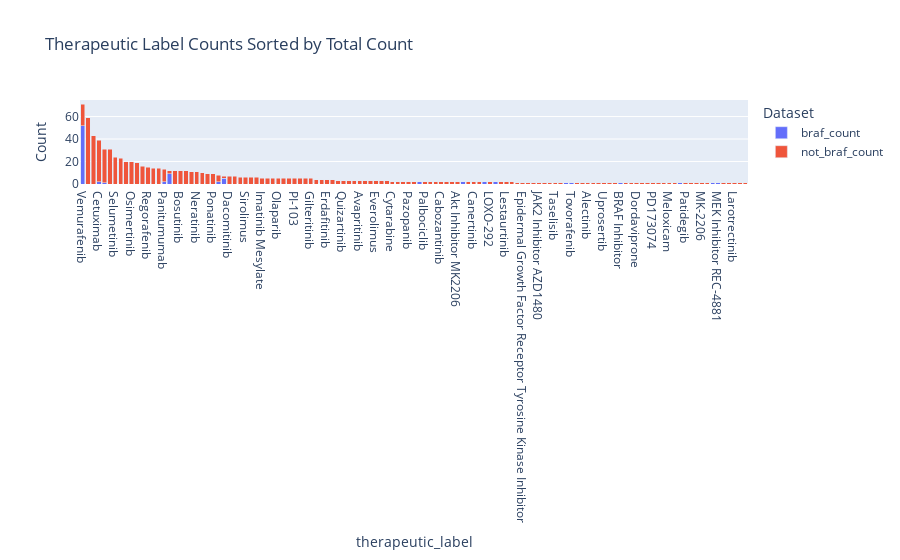

Notebook code for this chart:
### Code cell
import pandas as pd
import plotly.express as px

# Assuming 'combined_df' is already created as before

# Add a new column for the total counts
combined_df['total_count'] = combined_df[['braf_count', 'general_count', 'not_braf_count']].sum(axis=1)

# Sort the DataFrame by the total counts in ascending order
sorted_df = combined_df.sort_values('total_count', ascending=False)

# Create a bar plot for each therapeutic label count
fig = px.bar(sorted_df, x='therapeutic_label', y=['braf_count', 'not_braf_count'], 
             title='Therapeutic Label Counts Sorted by Total Count',
             labels={'value': 'Count', 'variable': 'Dataset'},
             barmode='stack')

# Show the figure
fig.show()

### Figure 1 — Plotly figure (JSON) as saved in the notebook; plotly's stock layout.template omitted (floating-point values rounded to 4 significant figures)
{"data": [{"alignmentgroup": "True", "hovertemplate": "Dataset=braf_count<br>therapeutic_label=%{x}<br>Count=%{y}<extra></extra>", "legendgroup": "braf_count", "marker": {"color": "#636efa", "pattern": {"shape": ""}}, "name": "braf_count", "offsetgroup": "braf_count", "orientation": "v", "showlegend": true, "textposition": "auto", "type": "bar", "x": ["Vemurafenib", "Erlotinib", "Imatinib", "Cetuximab", "Pictilisib", "Gefitinib", "Selumetinib", "Dasatinib", "Sunitinib", "Osimertinib", "Afatinib", "Melphalan", "Regorafenib", "Crizotinib", "MDM2 Inhibitor AMGMDS3", "Panitumumab", "Trametinib", "Doxorubicin", "Bosutinib", "Nilotinib", "Lapatinib", "Neratinib", "Ivosidenib", "Trastuzumab Deruxtecan", "Ponatinib", "Sorafenib", "Dabrafenib", "Dacomitinib", "Trastuzumab", "Ceritinib", "Sirolimus", "Tazemetostat", "Ibrutinib", "Imatinib Mesylate", "Hormone Therapy", "Crenolanib", "Olaparib", "Olutasidenib", "Dactolisib", "PI-103", "Ruxolitinib", "Trastuzumab Emtansine", "Gilteritinib", "Venetoclax", "Vismodegib", "Erdafitinib", "Cisplatin", "Enasidenib", "Quizartinib", "Lorlatinib", "Rociletinib", "Avapritinib", "TAE684", "Temozolomide", "Everolimus", "Midostaurin", "Pembrolizumab", "Cytarabine", "PU-H71", "Fluorouracil", "Pazopanib", "PF-06747775", "Oxaliplatin", "Palbociclib", "Capivasertib", "EGF816", "Cabozantinib", "Sotorasib", "Apitolisib", "Akt Inhibitor MK2206", "U0126", "Adagrasib", "Canertinib", "AGI-5198", "Irinotecan", "LOXO-292", "Encorafenib", "Motesanib", "Lestaurtinib", "Izorlisib", "Olmutinib", "Epidermal Growth Factor Receptor Tyrosine Kinase Inhibitor", "Staurosporine", "Aromatase Inhibitor", "JAK2 Inhibitor AZD1480", "Tandutinib", "Tanespimycin", "Taselisib", "Therapeutic Tumor Infiltrating Lymphocytes", "Bleomycin", "Tovorafenib", "Amrubicin", "Alpelisib", "Alectinib", "FLT3/ABL/Aurora Kinase Inhibitor KW-2449", "Idelalisib", "Uprosertib", "Fedratinib", "Abemaciclib", "BRAF Inhibitor", "Savolitinib", "Selpercatinib", "Dordaviprone", "Omacetaxine", "Divarasib", "PD173074", "Entrectinib", "PLX4720", "Meloxicam", "MTOR Kinase Inhibitor AZD8055", "Cobimetinib", "Patidegib", "MTOR Inhibitor", "Peginterferon Alfa-2b", "MK-2206", "Pemigatinib", "MEK Inhibitor RO4987655", "MEK Inhibitor REC-4881", "AZD3463", "Letrozole", "Larotrectinib", "SU11274", "Futuximab/Modotuximab Mixture"], "xaxis": "x", "y": [52, 0, 0, 2, 1, 0, 0, 0, 0, 0, 0, 0, 0, 0, 0, 2, 9, 0, 0, 0, 0, 0, 0, 0, 0, 2, 5, 0, 0, 0, 0, 0, 0, 0, 0, 0, 0, 0, 0, 0, 0, 0, 0, 0, 0, 0, 0, 0, 0, 0, 0, 0, 0, 0, 0, 0, 0, 0, 0, 0, 0, 0, 2, 0, 0, 0, 0, 0, 0, 0, 2, 0, 0, 0, 2, 0, 2, 0, 0, 0, 0, 0, 0, 0, 0, 0, 0, 0, 0, 1, 1, 0, 0, 0, 0, 0, 0, 0, 0, 1, 0, 0, 0, 0, 0, 0, 0, 0, 0, 0, 1, 0, 0, 0, 0, 0, 1, 1, 0, 0, 0, 0, 0], "yaxis": "y"}, {"alignmentgroup": "True", "hovertemplate": "Dataset=not_braf_count<br>therapeutic_label=%{x}<br>Count=%{y}<extra></extra>", "legendgroup": "not_braf_count", "marker": {"color": "#EF553B", "pattern": {"shape": ""}}, "name": "not_braf_count", "offsetgroup": "not_braf_count", "orientation": "v", "showlegend": true, "textposition": "auto", "type": "bar", "x": ["Vemurafenib", "Erlotinib", "Imatinib", "Cetuximab", "Pictilisib", "Gefitinib", "Selumetinib", "Dasatinib", "Sunitinib", "Osimertinib", "Afatinib", "Melphalan", "Regorafenib", "Crizotinib", "MDM2 Inhibitor AMGMDS3", "Panitumumab", "Trametinib", "Doxorubicin", "Bosutinib", "Nilotinib", "Lapatinib", "Neratinib", "Ivosidenib", "Trastuzumab Deruxtecan", "Ponatinib", "Sorafenib", "Dabrafenib", "Dacomitinib", "Trastuzumab", "Ceritinib", "Sirolimus", "Tazemetostat", "Ibrutinib", "Imatinib Mesylate", "Hormone Therapy", "Crenolanib", "Olaparib", "Olutasidenib", "Dactolisib", "PI-103", "Ruxolitinib", "Trastuzumab Emtansine", "Gilteritinib", "Venetoclax", "Vismodegib", "Erdafitinib", "Cisplatin", "Enasidenib", "Quizartinib", "Lorlatinib", "Rociletinib", "Avapritinib", "TAE684", "Temozolomide", "Everolimus", "Midostaurin", "Pembrolizumab", "Cytarabine", "PU-H71", "Fluorouracil", "Pazopanib", "PF-06747775", "Oxaliplatin", "Palbociclib", "Capivasertib", "EGF816", "Cabozantinib", "Sotorasib", "Apitolisib", "Akt Inhibitor MK2206", "U0126", "Adagrasib", "Canertinib", "AGI-5198", "Irinotecan", "LOXO-292", "Encorafenib", "Motesanib", "Lestaurtinib", "Izorlisib", "Olmutinib", "Epidermal Growth Factor Receptor Tyrosine Kinase Inhibitor", "Staurosporine", "Aromatase Inhibitor", "JAK2 Inhibitor AZD1480", "Tandutinib", "Tanespimycin", "Taselisib", "Therapeutic Tumor Infiltrating Lymphocytes", "Bleomycin", "Tovorafenib", "Amrubicin", "Alpelisib", "Alectinib", "FLT3/ABL/Aurora Kinase Inhibitor KW-2449", "Idelalisib", "Uprosertib", "Fedratinib", "Abemaciclib", "BRAF Inhibitor", "Savolitinib", "Selpercatinib", "Dordaviprone", "Omacetaxine", "Divarasib", "PD173074", "Entrectinib", "PLX4720", "Meloxicam", "MTOR Kinase Inhibitor AZD8055", "Cobimetinib", "Patidegib", "MTOR Inhibitor", "Peginterferon Alfa-2b", "MK-2206", "Pemigatinib", "MEK Inhibitor RO4987655", "MEK Inhibitor REC-4881", "AZD3463", "Letrozole", "Larotrectinib", "SU11274", "Futuximab/Modotuximab Mixture"], "xaxis": "x", "y": [19, 59, 43, 37, 30, 31, 24, 23, 20, 20, 19, 16, 15, 14, 14, 11, 3, 12, 12, 12, 11, 11, 10, 9, 9, 6, 2, 7, 7, 6, 6, 6, 6, 5, 5, 5, 5, 5, 5, 5, 5, 5, 5, 4, 4, 4, 4, 3, 3, 3, 3, 3, 3, 3, 3, 3, 3, 2, 2, 2, 2, 2, 0, 2, 2, 2, 2, 2, 2, 2, 0, 2, 2, 2, 0, 2, 0, 2, 2, 2, 1, 1, 1, 1, 1, 1, 1, 1, 1, 0, 0, 1, 1, 1, 1, 1, 1, 1, 1, 0, 1, 1, 1, 1, 1, 1, 1, 1, 1, 1, 0, 1, 1, 1, 1, 1, 0, 0, 1, 1, 1, 1, 1], "yaxis": "y"}], "layout": {"barmode": "stack", "legend": {"title": {"text": "Dataset"}, "tracegroupgap": 0}, "title": {"text": "Therapeutic Label Counts Sorted by Total Count"}, "xaxis": {"anchor": "y", "domain": [0, 1], "title": {"text": "therapeutic_label"}}, "yaxis": {"anchor": "x", "domain": [0, 1], "title": {"text": "Count"}}}}
